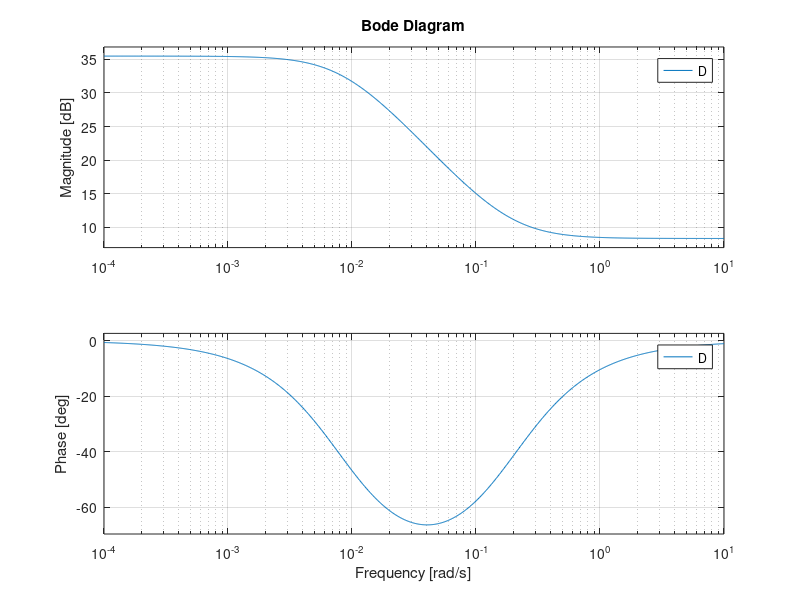

The MATLAB script that drew this image: (Note: this script raises an error after producing the figure.)
clear; close all; clc;

%% problem 1
Ts = 0.6;
K = 59.4;
t = 5.2;
a = 22.7;
Gp = tf(2, [1 0.5]);

D = K*tf([t 1], [a*t 1]);
Ks = tf(K, [1 0]);
Gpcl = feedback(Gp, 0.04);
GDcl = feedback(D * Gp, 0.04);
Gzcl = c2d(GDcl, Ts);
Gp * D
figure(1);
hold on;
bode(Gpcl);
bode(GDcl);
bode(D);
hold off;

figure(2);
opt = stepDataOptions;
opt.StepAmplitude = 0.4;
hold on;
step(Gzcl);
step(c2d(Gpcl, Ts));
